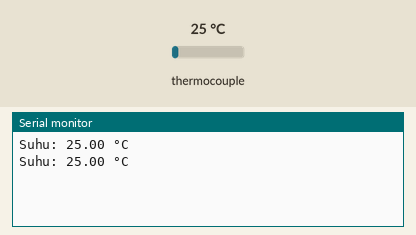
Recording of a sketch running on a simulated ESP8266 (NodeMCU). Shown: the last lines printed to the serial monitor. The test bench sets the inputs (shaded band); at power-on: thermocouple 25 °C.

Above: at 1.7 s.
1.8 s: thermocouple set to 6 °C
At 3.1 s:
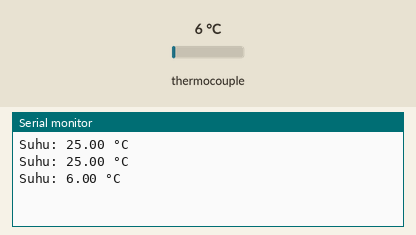
3.3 s: thermocouple set to 75 °C
At 3.9 s:
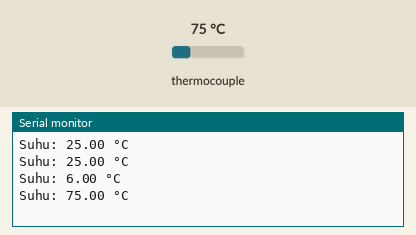
Timing chart, 0 to 6.3 s (numbered marks = the images above; inputs shaded):
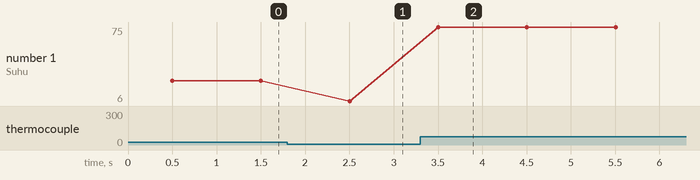

Measured:
- after the input at 1.8 s, the serial monitor: prints a new line after 0.70 s (image 1)
- after the input at 3.3 s, the serial monitor: prints a new line after 0.20 s (image 2)
- plotted number 1: 25 → 6 after the input at 1.8 s, 6 → 75 after the input at 3.3 s

The sketch:

Suhu.ino
```cpp
#include <Arduino.h>
#include "max6675.h"

int thermoDO  = D7; // SO
int thermoCS  = D6; // CS
int thermoCLK = D5; // SCK

MAX6675 thermocouple(thermoCLK, thermoCS, thermoDO);

void setup() {
  Serial.begin(115200);
  delay(500); // Jeda stabilisasi chip MAX6675
}

void loop() {
  float suhuC = thermocouple.readCelsius();

  if (isnan(suhuC)) {
    Serial.println("Sensor thermocouple terputus / tidak terbaca!");
  } else {
    Serial.print("Suhu: ");
    Serial.print(suhuC);
    Serial.println(" °C");
  }

  // MAX6675 butuh jeda minimal ~250ms antar pembacaan agar konversi ADC selesai
  delay(1000);
}
```
